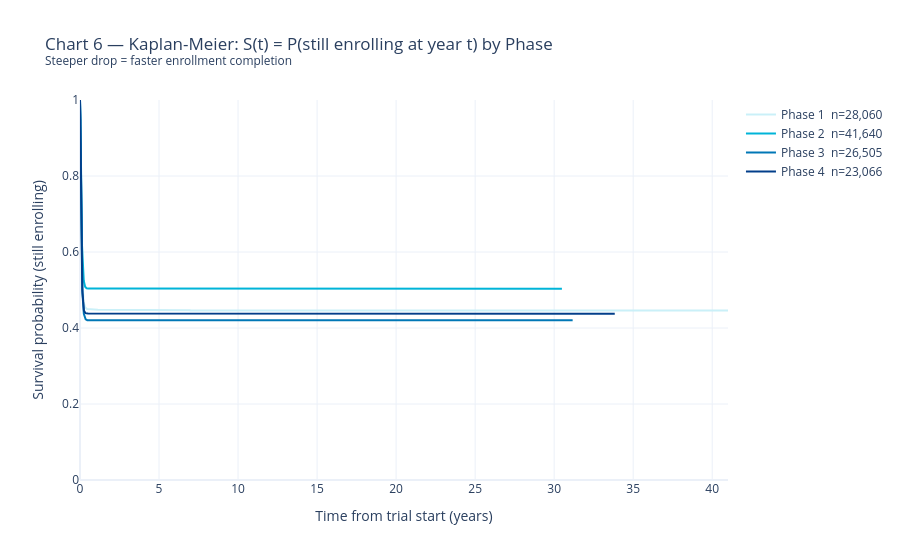

This figure's notebook cell:
### Markdown cell above
## 5. Survival Analysis — Cox Proportional Hazards

The Cox PH model treats enrollment as a **time-to-event outcome**:

- **Event** = trial reaches `COMPLETED` status (`event_completed = 1`)
- **Censored** = trial still ongoing (minimum duration known, terminal event unobserved)

Survival analysis is more realistic than regression because:
1. Many trials never complete — right-censoring must be handled explicitly
2. Survival curves give **calibrated per-trial probability** of completing by day *t*
3. Hazard ratios quantify how each feature **accelerates or decelerates** enrollment completion

**Kaplan-Meier** provides a non-parametric baseline.  
S(t) = P(trial still enrolling at time t) — steeper drop = faster completion.

### Code cell
try:
    from lifelines import KaplanMeierFitter

    dur = df[
        df['enrollment_duration_days'].notna() &
        (df['enrollment_duration_days'] > 0) &
        df['phase'].notna()
    ].copy()
    dur['event']     = (dur['overall_status'].str.upper() == 'COMPLETED').astype(int)
    dur['dur_years'] = dur['enrollment_duration_days'] / 365.25

    phase_colors = {
        'Phase 1': '#caf0f8', 'Phase 2': '#00b4d8',
        'Phase 3': '#0077b6', 'Phase 4': '#023e8a',
    }
    fig = go.Figure()
    for phase, clr in phase_colors.items():
        sub = dur[dur['phase'] == phase]
        if len(sub) < 20:
            continue
        kmf = KaplanMeierFitter()
        kmf.fit(sub['dur_years'], event_observed=sub['event'], label=phase)
        fig.add_trace(go.Scatter(
            x=kmf.timeline,
            y=kmf.survival_function_.iloc[:, 0],
            mode='lines',
            name=f'{phase}  n={len(sub):,}',
            line=dict(color=clr, width=2),
        ))
    fig.update_layout(
        title='Chart 6 — Kaplan-Meier: S(t) = P(still enrolling at year t) by Phase<br>'
              '<sup>Steeper drop = faster enrollment completion</sup>',
        xaxis_title='Time from trial start (years)',
        yaxis_title='Survival probability (still enrolling)',
        yaxis_range=[0, 1],
        template=TEMPLATE,
    )
    fig.show()
    print('Phase 3/4 trials remain in-enrollment longest — large required sample sizes.')
except ImportError:
    print('lifelines not installed. Run: pip install lifelines')

### Figure 1 — Plotly figure (JSON) as saved in the notebook; plotly's stock layout.template omitted (floating-point values rounded to 4 significant figures; data arrays with more than 128 entries replaced by an {"elided": "..."} marker saying what was removed)
{"data": [{"line": {"color": "#caf0f8", "width": 2}, "mode": "lines", "name": "Phase 1  n=28,060", "type": "scatter", "x": {"elided": "2966 float values"}, "y": {"elided": "2966 float values"}}, {"line": {"color": "#00b4d8", "width": 2}, "mode": "lines", "name": "Phase 2  n=41,640", "type": "scatter", "x": {"elided": "3490 float values"}, "y": {"elided": "3490 float values"}}, {"line": {"color": "#0077b6", "width": 2}, "mode": "lines", "name": "Phase 3  n=26,505", "type": "scatter", "x": {"elided": "2992 float values"}, "y": {"elided": "2992 float values"}}, {"line": {"color": "#023e8a", "width": 2}, "mode": "lines", "name": "Phase 4  n=23,066", "type": "scatter", "x": {"elided": "2268 float values"}, "y": {"elided": "2268 float values"}}], "layout": {"title": {"text": "Chart 6 — Kaplan-Meier: S(t) = P(still enrolling at year t) by Phase<br><sup>Steeper drop = faster enrollment completion</sup>"}, "xaxis": {"title": {"text": "Time from trial start (years)"}}, "yaxis": {"range": [0, 1], "title": {"text": "Survival probability (still enrolling)"}}}}
